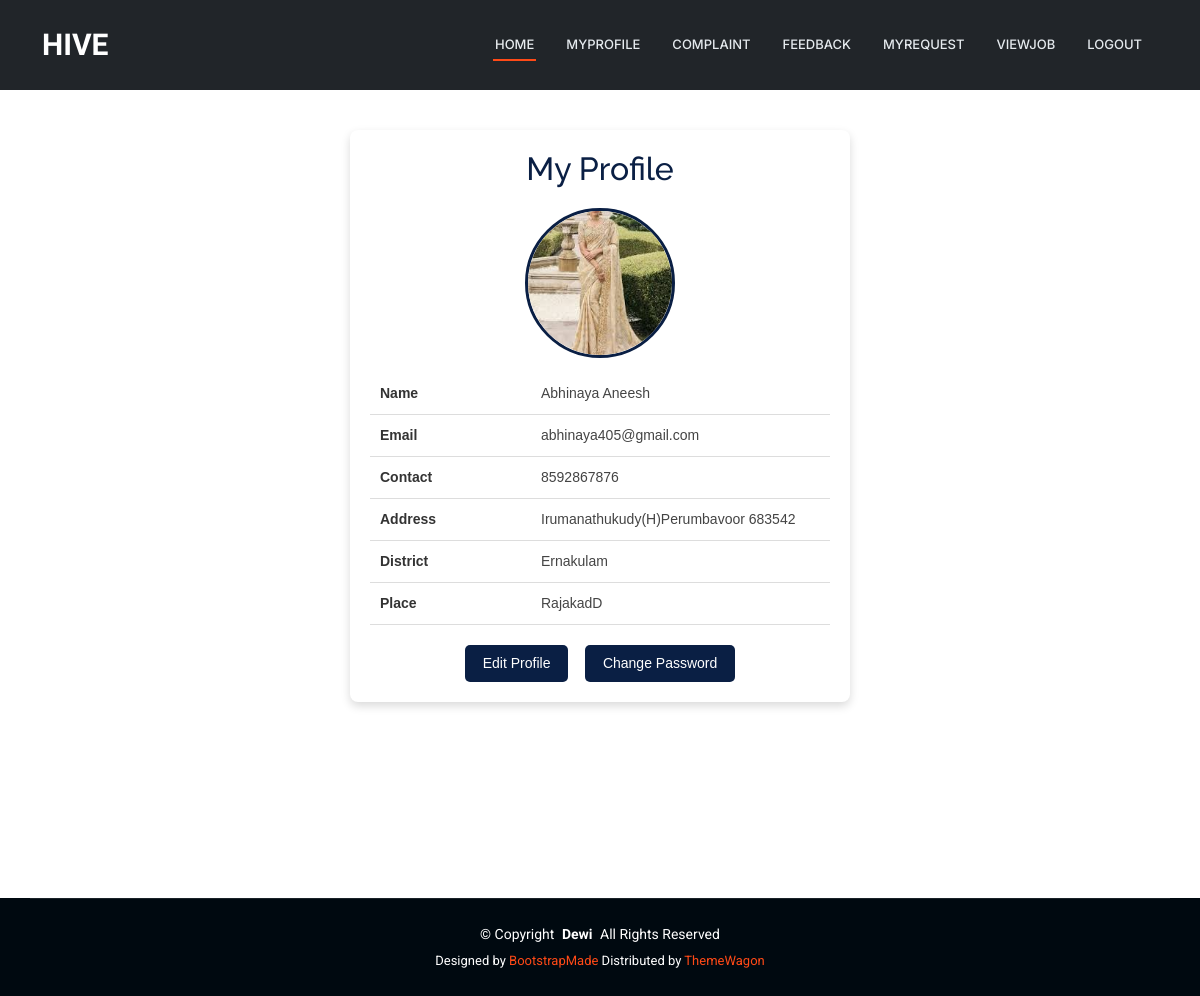
Screenshot of /User/MyProfile/ (signed in) with the database file from the repository.
### Guest/models.py (models this page shows)
class tbl_user(models.Model):
    user_name = models.CharField(max_length=50)
    user_email = models.CharField(max_length=50)
    user_contact = models.CharField(max_length=50)
    user_address = models.CharField(max_length=100)
    user_gender = models.CharField(max_length=50)
    user_dob = models.DateField()
    user_password = models.CharField(max_length=50)
    user_photo = models.FileField(upload_to="Assets/UserDocs/")
    place = models.ForeignKey(tbl_place,on_delete=models.CASCADE)

### Admin/models.py (models this page shows)
class tbl_place(models.Model):
    place_name=models.CharField(max_length=50)
    district=models.ForeignKey(tbl_district,on_delete=models.CASCADE)

class tbl_district(models.Model):
    district_name=models.CharField(max_length=50)

### User/views.py (the view)
# urls.py: path('MyProfile/',views.MyProfile,name="MyProfile"),
def MyProfile(request):
    userdata = tbl_user.objects.get(id=request.session['uid'])
    return render(request,'User/MyProfile.html',{'user':userdata})

### User/Templates/User/MyProfile.html (shortened to what this page needs)
{% extends 'User/Header.html' %}
{% block content %}
<head>
</head>
<div class="profile-container">
    <div class="profile-card">
        <h2>My Profile</h2>
        <div class="profile-img">
            <img src="{{ user.user_photo.url }}" alt="Profile Photo">
        </div>
        <table class="profile-table">
            <tr>
                <td>Name</td>
                <td>{{ user.user_name }}</td>
            </tr>
            <tr>
                <td>Email</td>
                <td>{{ user.user_email }}</td>
            </tr>
            <tr>
                <td>Contact</td>
                <td>{{ user.user_contact }}</td>
            </tr>
            <tr>
                <td>Address</td>
                <td>{{ user.user_address }}</td>
            </tr>
            <tr>
                <td>District</td>
                <td>{{ user.place.district.district_name }}</td>
            </tr>
            <tr>
                <td>Place</td>
                <td>{{ user.place.place_name }}</td>
            </tr>
        </table>
        <div class="profile-actions">
            <a href="{% url 'User:EditProfile' %}">Edit Profile</a>
            <a href="{% url 'User:ChangePassword' %}">Change Password</a>
        </div>
    </div>
</div>
<br><br><br>
{% endblock %}

### Guest/static/Main/assets/css/main.css (style rules this page uses)
:root { --default-font: "Roboto", system-ui, -apple-system, "Segoe UI", Roboto, "Helvetica Neue", Arial, "Noto Sans", "Liberation Sans", sans-serif, "Apple Color Emoji", "Segoe UI Emoji", "Segoe UI Symbol", "Noto Color Emoji"; --heading-font: "Raleway", sans-serif; --nav-font: "Inter", sans-serif; }
:root { --background-color: #ffffff; --default-color: #444444; --heading-color: #273d4e; --accent-color: #ff4a17; --surface-color: #ffffff; --contrast-color: #ffffff; }
:root { --nav-color: #e5eaee; --nav-hover-color: #ff4a17; --nav-mobile-background-color: #ffffff; --nav-dropdown-background-color: #ffffff; --nav-dropdown-color: #444444; --nav-dropdown-hover-color: #ff4a17; }
:root { scroll-behavior: smooth; }
body { color: var(--default-color); background-color: var(--background-color); font-family: var(--default-font); }
a { color: var(--accent-color); text-decoration: none; transition: 0.3s; }
h1, h2, h3, h4, h5, h6 { color: var(--heading-color); font-family: var(--heading-font); }

### User/Templates/User/MyProfile.html (style rules this page uses)
.profile-container { width: 100%; display: flex; justify-content: center; margin-top: 30px; }
.profile-card { width: 500px; background: #ffffff; border-radius: 8px; box-shadow: 0 4px 10px rgba(0, 0, 0, 0.15); padding: 20px; font-family: Arial, sans-serif; }
.profile-card h2 { text-align: center; margin-bottom: 20px; color: #0a1f44; }
.profile-img { text-align: center; margin-bottom: 15px; }
.profile-img img { width: 150px; height: 150px; border-radius: 50%; border: 3px solid #0a1f44; object-fit: cover; }
.profile-table { width: 100%; border-collapse: collapse; }
.profile-table td { padding: 10px; border-bottom: 1px solid #ddd; font-size: 14px; }
.profile-table td:first-child { font-weight: bold; width: 35%; color: #333; }
.profile-actions { text-align: center; margin-top: 20px; }
.profile-actions a { text-decoration: none; padding: 8px 18px; background-color: #0a1f44; color: #ffffff; border-radius: 5px; margin: 0 6px; display: inline-block; font-size: 14px; }

### rows the page displays
tbl_user: user_photo (picture), user_name "Abhinaya Aneesh", user_email "abhinaya405@gmail.com", user_contact "8592867876", user_address "Irumanathukudy(H)Perumbavoor 683542", place.district.district_name "Ernakulam", place.place_name "RajakadD"
